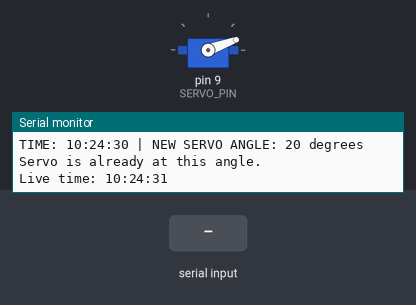
A sketch run on a simulated Arduino Uno, built with avr-gcc and run on an emulated ATmega328P. On the bench: servo, the last lines printed to the serial monitor. The inputs (shaded band) are chosen by the test bench. The local clock reads 2024-03-15 10:24:30 at power-on unless the sketch sets it.

Above: at 1.2 s.
1.3 s: "TEST 90\n" received over Serial
At 1.6 s:
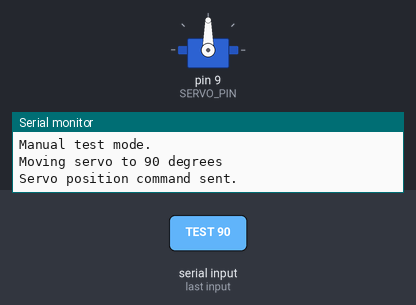
2.8 s: "TEST ,45\n" received over Serial
At 4.0 s:
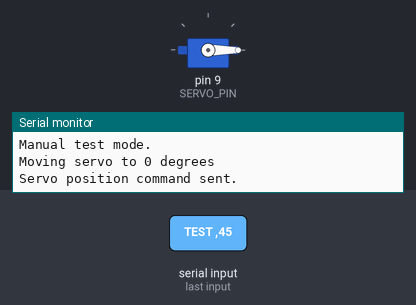
Timing chart, 0 to 5.8 s (numbered marks = the images above; inputs shaded):
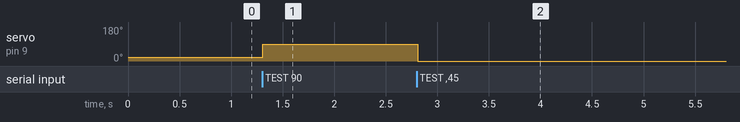

The sketch:

phypro.ino
```cpp
#include <Wire.h>
#include <RTClib.h>
#include <Servo.h>

// Components
RTC_DS3231 rtc;
Servo trackerServo;

// Servo pin
const int SERVO_PIN = 9;

// Starting and parking angles
const int START_ANGLE = 20;
const int PARK_ANGLE = 20;

// Schedule
struct ScheduleEntry {
  byte hour;
  byte minute;
  byte second;
  int angle;
};

const ScheduleEntry scheduleTable[] = {
  {7, 0, 0, 20},
  {7, 0, 5, 45},
  {7, 0, 10, 60},
  {7, 0, 15, 90},
  {7, 0, 20, 120},
  {7, 0, 25, 145},
  {7, 0, 30, 155}
};

const int scheduleCount =
  sizeof(scheduleTable) / sizeof(scheduleTable[0]);

// Timing
const unsigned long CLOCK_CHECK_INTERVAL_MS = 200;
const unsigned long DISPLAY_INTERVAL_MS = 1000;

unsigned long lastClockCheck = 0;
unsigned long lastDisplayTime = 0;

// Program state
bool automaticMode = true;
int currentAngle = -1;
int lastAutomaticTarget = -1;

String inputString = "";

// Print RTC time
void printClock() {
  DateTime now = rtc.now();

  Serial.print(F("Live time: "));
  Serial.println(now.timestamp(DateTime::TIMESTAMP_TIME));
}

// Find the scheduled servo angle
int getScheduledAngle(DateTime now) {
  int currentSeconds =
    now.hour() * 3600 +
    now.minute() * 60 +
    now.second();

  // Park at 6 PM or later
  if (now.hour() >= 18) {
    return PARK_ANGLE;
  }

  int targetAngle = START_ANGLE;

  for (int i = 0; i < scheduleCount; i++) {
    int scheduledSeconds =
      scheduleTable[i].hour * 3600 +
      scheduleTable[i].minute * 60 +
      scheduleTable[i].second;

    if (currentSeconds >= scheduledSeconds) {
      targetAngle = scheduleTable[i].angle;
    }
  }

  return targetAngle;
}

// Send servo command
void moveServoTo(int angle) {
  if (angle == currentAngle) {
    Serial.println(F("Servo is already at this angle."));
    return;
  }

  Serial.print(F("Moving servo to "));
  Serial.print(angle);
  Serial.println(F(" degrees"));

  // Non-blocking: lets the clock keep updating
  trackerServo.write(angle);
  currentAngle = angle;

  Serial.println(F("Servo position command sent."));
}

// Set RTC using a serial command
void setRtcFromCommand(String command) {
  int year, month, day, hour, minute, second;

  int valuesRead = sscanf(
    command.c_str(),
    "SET %d-%d-%d %d:%d:%d",
    &year, &month, &day,
    &hour, &minute, &second
  );

  if (valuesRead == 6 &&
      month >= 1 && month <= 12 &&
      day >= 1 && day <= 31 &&
      hour >= 0 && hour <= 23 &&
      minute >= 0 && minute <= 59 &&
      second >= 0 && second <= 59) {

    rtc.adjust(DateTime(
      year, month, day,
      hour, minute, second
    ));

    Serial.println(F("RTC time updated successfully."));

    // Make automatic mode check the schedule again
    lastAutomaticTarget = -1;
  } else {
    Serial.println(F("Invalid date/time format."));
    Serial.println(F("Use: SET 2026-11-25 07:00:00"));
  }
}

// Read commands from Serial Monitor
void readSerialCommands() {
  while (Serial.available()) {
    char c = Serial.read();

    if (c == '\n' || c == '\r') {
      if (inputString.length() > 0) {
        inputString.trim();

        if (inputString.startsWith("SET ")) {
          setRtcFromCommand(inputString);
        }

        else if (inputString == "TIME") {
          printClock();
        }

        else if (inputString == "AUTO") {
          automaticMode = true;
          lastAutomaticTarget = -1;

          Serial.println(F("Automatic mode ON."));
        }

        else if (inputString.startsWith("TEST ")) {
          int angle = inputString.substring(5).toInt();

          if (angle >= 0 && angle <= 180) {
            automaticMode = false;

            Serial.println(F("Manual test mode."));
            moveServoTo(angle);
          } else {
            Serial.println(F("Use an angle from 0 to 180."));
          }
        }

        else {
          Serial.println(F("Unknown command."));
          Serial.println(F("Commands: SET, TIME, TEST, AUTO"));
        }

        inputString = "";
      }
    } else {
      inputString += c;
    }
  }
}

void setup() {
  Serial.begin(9600);
  Wire.begin();

  trackerServo.attach(SERVO_PIN);

  Serial.println(F("Solar Tracker Starting..."));

  if (!rtc.begin()) {
    Serial.println(F("ERROR: DS3231 not detected."));
    while (1);
  }

  if (rtc.lostPower()) {
    Serial.println(F("WARNING: RTC lost power."));
    Serial.println(F("Set the clock using the SET command."));
  }

  trackerServo.write(START_ANGLE);
  currentAngle = START_ANGLE;

  Serial.println(F("Solar Tracker Ready."));
  Serial.println(F("Type TIME to check the clock."));
  Serial.println(F("Type AUTO for automatic tracking."));
  Serial.println(F("Type TEST 90 to test the servo."));
}

void loop() {
  // Always read serial commands
  readSerialCommands();

  if (!automaticMode) {
    return;
  }

  // Check the clock regularly
  if (millis() - lastClockCheck < CLOCK_CHECK_INTERVAL_MS) {
    return;
  }

  lastClockCheck = millis();

  DateTime now = rtc.now();

  // Print live time every second
  if (millis() - lastDisplayTime >= DISPLAY_INTERVAL_MS) {
    lastDisplayTime = millis();
    printClock();
  }

  // Find the correct scheduled angle
  int targetAngle = getScheduledAngle(now);

  // Move only when the scheduled target changes
  if (targetAngle != lastAutomaticTarget) {
    Serial.print(F("TIME: "));
    Serial.print(now.timestamp(DateTime::TIMESTAMP_TIME));

    Serial.print(F(" | NEW SERVO ANGLE: "));
    Serial.print(targetAngle);
    Serial.println(F(" degrees"));

    moveServoTo(targetAngle);

    lastAutomaticTarget = targetAngle;
  }
}
```

Measured:
- after the input at 1.3 s, servo on pin 9 (SERVO_PIN): 20° → 90° at once
- after the input at 2.8 s, servo on pin 9 (SERVO_PIN): 90° → 0° at once
